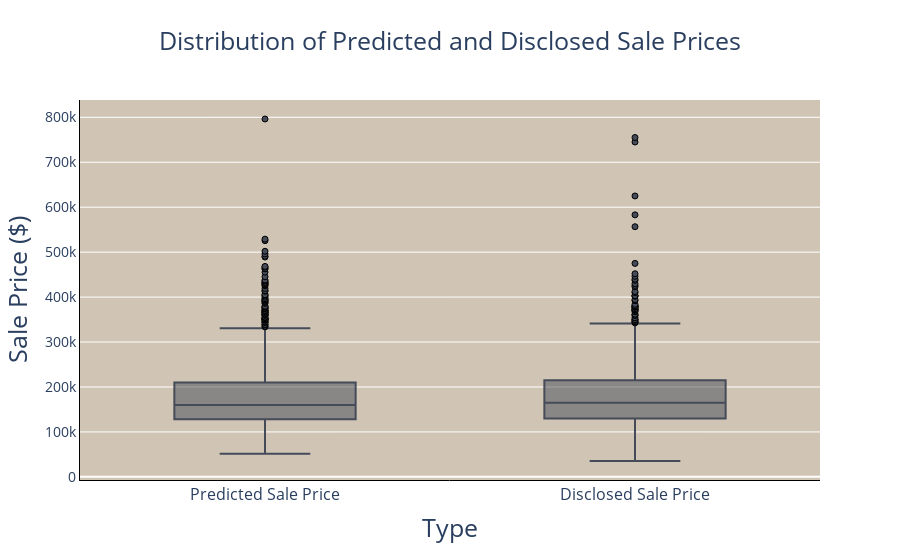

Source (notebook cell):
### Code cell
fig = px.box(BBmelt, y = 'value', x = 'variable', color_discrete_sequence = ['#454b59'], title = 'Distribution of Predicted and Disclosed Sale Prices')
fig.update_layout(
    xaxis_title = 'Type',
    yaxis_title = 'Sale Price ($)',
    title_x=0.5,
    plot_bgcolor = '#d0c5b5',
    title_font = dict(size = 25),
    yaxis = dict(
        tickfont = dict(size=14),
        titlefont = dict(size = 25),
        showline = True,
        linecolor = 'black'
       
    ),
    xaxis = dict(
        tickfont = dict(size=16),
        titlefont = dict(size =25),

        linecolor = 'black'        
    )    
)
for t in fig.data:
    t.marker.line.width = 1
    t.marker.line.color = "black"
fig

### Figure 1 — Plotly figure (JSON) as saved in the notebook; plotly's stock layout.template omitted (floating-point values rounded to 4 significant figures; data arrays with more than 128 entries replaced by an {"elided": "..."} marker saying what was removed)
{"data": [{"alignmentgroup": "True", "hovertemplate": "variable=%{x}<br>value=%{y}<extra></extra>", "legendgroup": "", "marker": {"color": "#454b59", "line": {"color": "black", "width": 1}}, "name": "", "notched": false, "offsetgroup": "", "orientation": "v", "showlegend": false, "type": "box", "x": {"elided": "2896 str values"}, "x0": " ", "xaxis": "x", "y": {"elided": "2896 float values"}, "y0": " ", "yaxis": "y"}], "layout": {"boxmode": "group", "legend": {"tracegroupgap": 0}, "plot_bgcolor": "#d0c5b5", "title": {"font": {"size": 25}, "text": "Distribution of Predicted and Disclosed Sale Prices", "x": 0.5}, "xaxis": {"anchor": "y", "domain": [0, 1], "linecolor": "black", "tickfont": {"size": 16}, "title": {"font": {"size": 25}, "text": "Type"}}, "yaxis": {"anchor": "x", "domain": [0, 1], "linecolor": "black", "showline": true, "tickfont": {"size": 14}, "title": {"font": {"size": 25}, "text": "Sale Price ($)"}}}}
